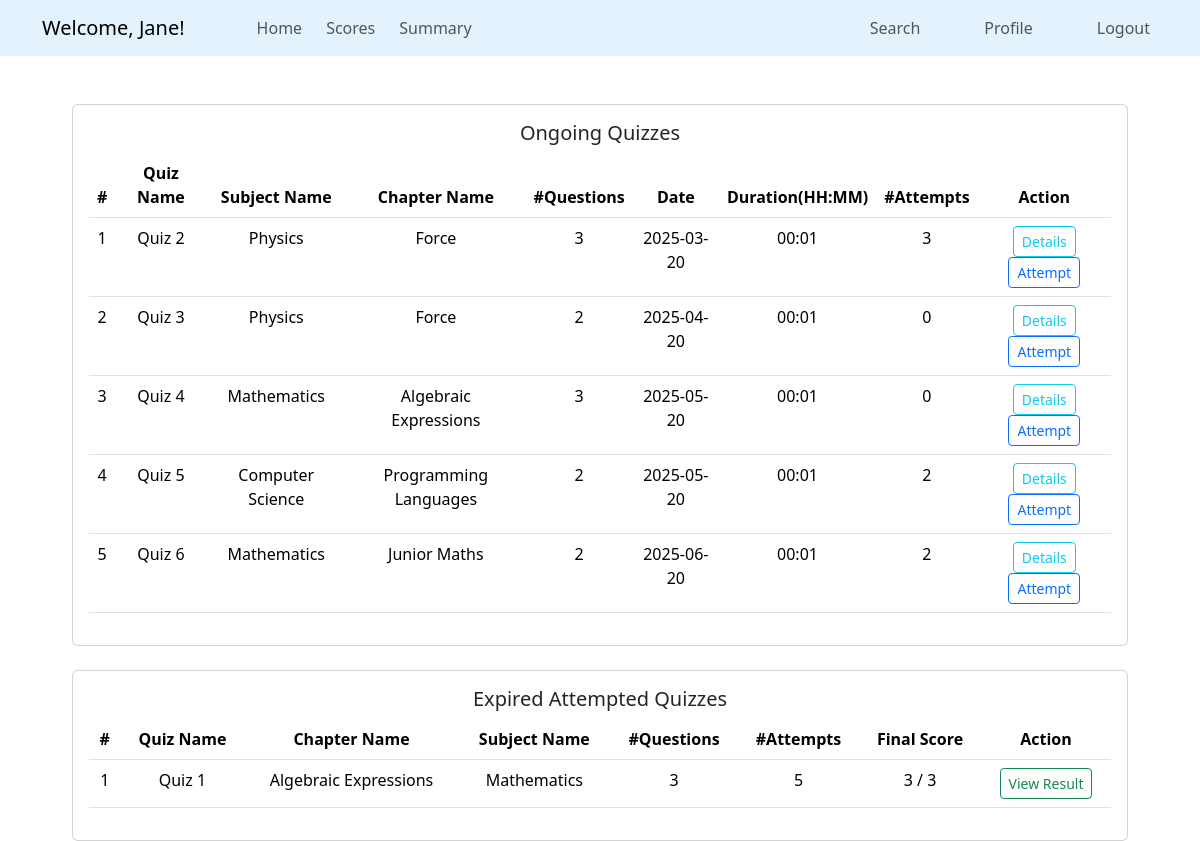
Screenshot of /scores (signed in) with the database file from the repository.
### quizapp/models.py (models this page shows, shortened)
class Quiz(db.Model):
    quizid = db.Column(db.Integer, primary_key = True)
    qname = db.Column(db.String(60), nullable = False)
    dateofquiz = db.Column(db.DateTime, nullable = False)
    timeduration = db.Column(db.Integer, nullable = False)
    remarks = db.Column(db.String(30), nullable = True)
    chapterid = db.Column(db.Integer, db.ForeignKey('chapter.cid'), nullable = False) # (foreign key-chapter)
    question = db.relationship('Questions', backref = 'quiz', lazy = True, cascade = 'all, delete')
    scores = db.relationship('Scores', backref = 'quiz', lazy = True, cascade = 'all, delete')

class Subject(db.Model):
    sid = db.Column(db.Integer, primary_key = True)
    description = db.Column(db.Text, nullable = False)
    sname = db.Column(db.String(60), nullable = False, unique = True)
    chapters = db.relationship('Chapter', backref = 'subject', lazy = True, cascade = 'all, delete')

class Chapter(db.Model):
    cid = db.Column(db.Integer, primary_key = True)
    cname = db.Column(db.String(60), nullable = False)
    description = db.Column(db.Text, nullable = False)
    subjectid = db.Column(db.Integer, db.ForeignKey('subject.sid'), nullable = False)
    quizzes = db.relationship('Quiz', backref = 'chapter', lazy = True, cascade = 'all, delete')

class Scores(db.Model):
    scoreid = db.Column(db.Integer, primary_key = True)
    time_stamp_attempt = db.Column(db.DateTime, nullable = True, default = datetime.now)
    totalscore = db.Column(db.Integer, nullable = False)
    quizid = db.Column(db.Integer, db.ForeignKey('quiz.quizid'), nullable = False)
    userid = db.Column(db.Integer, db.ForeignKey('user.userid'), nullable = False)
    user_input = db.Column(db.Text, nullable = False, default = json.dumps([]))

### quizapp/routes.py (the view)
@app.route('/scores', methods = ['GET', 'POST'])
def scores_dashboard():
    if 'user_id' in session:
        ongoing_quizzes = Quiz.query.filter(Quiz.dateofquiz > today).order_by(Quiz.dateofquiz.asc())
        expired_quizzes = Quiz.query.filter(Quiz.dateofquiz < today).order_by(Quiz.dateofquiz.asc())
        scores = Scores.query.join(Scores.quiz)\
                                .filter(Scores.userid == session['user_id'], Quiz.dateofquiz < today)\
                                .order_by(Scores.time_stamp_attempt.desc())
        expired_quiz_submitted, attempted_quiz_ids, attempt_count = list(), set(), dict()
        for score in scores:
            if score.quizid not in attempted_quiz_ids:
                expired_quiz_submitted.append(score)
                attempted_quiz_ids.add(score.quizid)
            try: attempt_count[score.quizid] += 1
            except: attempt_count[score.quizid] = 1
        expired_quiz_submitted.sort(reverse = False, key = lambda score : score.quiz.dateofquiz)
        unattempted_quizzes = [quiz for quiz in expired_quizzes if quiz.quizid not in attempted_quiz_ids]
        unattempted_quizzes.sort(reverse = True, key = lambda quiz : quiz.dateofquiz)
        wholeQuizAttempts = utils.WholeQuizAttemptCount(session['user_id'])
        return render_template('users/score_dashboard.html', ongoing_quizzes = ongoing_quizzes,
                               expired_quiz_submitted = expired_quiz_submitted,
                               unattempted_quizzes = unattempted_quizzes,
                               attempt_count = attempt_count,
                               wholeQuizAttempts = wholeQuizAttempts)
    flash('Login to access the page', 'danger')
    return redirect(url_for('login'))

### quizapp/utils.py (called while the page is built)
def WholeQuizAttemptCount(user_id):
    print(user_id)
    whole_attempt_count = dict()
    wholeQuizAttempt = Scores.query.filter(Scores.userid == user_id)
    for score in wholeQuizAttempt:
        try: whole_attempt_count[score.quizid] += 1
        except: whole_attempt_count[score.quizid] = 1
    return whole_attempt_count

### quizapp/templates/users/score_dashboard.html (shortened to what this page needs)
{% extends "users/base_dashboard.html" %}
{% block section %}
<section class="container mt-5" style="max-width: 90%;">
    <div class="card text-center">
        <div class="card-body">
            <h5 class="card-title">Ongoing Quizzes</h5>
            <table class="table">
                <thead>
                    <tr>
                        <th>#</th>
                        <th>Quiz Name</th>
                        <th>Subject Name</th>
                        <th>Chapter Name</th>
                        <th>#Questions</th>
                        <th>Date</th>
                        <th>Duration(HH:MM)</th>
                        <th>#Attempts</th>
                        <th>Action</th>
                    </tr>
                </thead>
                <tbody>
                    {% for quiz in ongoing_quizzes%}
                    <tr>
                        <td>{{ loop.index }}</td>
                        <td>{{ quiz.qname }}</td>
                        <td>{{ quiz.chapter.subject.sname }}</td>
                        <td>{{ quiz.chapter.cname }}</td>
                        <td>{{ quiz.question | length }}</td>
                        <td>{{ quiz.dateofquiz.strftime('%Y-%m-%d') }}</td>
                        {% set hour = quiz.timeduration // 3600 %}
                        {% set minute = quiz.timeduration % 3600 // 60 %}
                        <td>{{ "%02d:%02d" % (hour, minute) }}</td>
                        <td>{{ wholeQuizAttempts.get(quiz.quizid, 0) }}</td>
                        <td>
                            <a href="{{url_for('quiz_details', qid = quiz.quizid) }}"
                                class="btn btn-outline-info btn-sm">Details</a>
                            <a href="{{url_for('quiz_attempt', qid = quiz.quizid) }}"
                                class="btn btn-outline-primary btn-sm">Attempt</a>
                        </td>
                    </tr>
                    {% else %}
                    <tr>
                        <td colspan="8" class="text-center text-muted py-3">No ongoing quiz found, try again later!</td>
                    </tr>
                    {% endfor %}
                </tbody>
            </table>
        </div>
    </div>
    {% if expired_quiz_submitted | length > 0 %}
    <div class="card text-center mt-4">
        <div class="card-body">
            <h5 class="card-title">Expired Attempted Quizzes</h5>
            <table class="table">
                <thead>
                    <tr>
                        <th>#</th>
                        <th>Quiz Name</th>
                        <th>Chapter Name</th>
                        <th>Subject Name</th>
                        <th>#Questions</th>
                        <th>#Attempts</th>
                        <th>Final Score</th>
                        <th>Action</th>
                    </tr>
                </thead>
                <tbody>
                    {% for score in expired_quiz_submitted%}
                    <tr>
                        <td>{{ loop.index }}</td>
                        <td>{{ score.quiz.qname }}</td>
                        <td>{{ score.quiz.chapter.cname }}</td>
                        <td>{{ score.quiz.chapter.subject.sname }}</td>
                        <td>{{ score.quiz.question | length }}</td>
                        <td>{{ attempt_count.get(score.quizid, 0) }}</td>
                        <td>{{ score.totalscore }} / {{ score.quiz.question | length }}</td>
                        <td>
                            <a href="{{url_for('view_result', sid = score.scoreid) }}"
                                class="btn btn-outline-success btn-sm">View Result</a>
                        </td>
                    </tr>
                    {% endfor %}
                </tbody>
            </table>
        </div>
    </div>
    {% endif %}
</section>
{% endblock %}

### rows the page displays
Quiz: qname "Quiz 2", chapter.subject.sname "Physics", chapter.cname "Force", question|length "3", dateofquiz "2025-03-20", value "00:01", get "3"
Quiz: qname "Quiz 3", chapter.subject.sname "Physics", chapter.cname "Force", question|length "2", dateofquiz "2025-04-20", value "00:01", get "0"
Quiz: qname "Quiz 4", chapter.subject.sname "Mathematics", chapter.cname "Algebraic Expressions", question|length "3", dateofquiz "2025-05-20", value "00:01", get "0"
Quiz: qname "Quiz 5", chapter.subject.sname "Computer Science", chapter.cname "Programming Languages", question|length "2", dateofquiz "2025-05-20", value "00:01", get "2"
Quiz: qname "Quiz 6", chapter.subject.sname "Mathematics", chapter.cname "Junior Maths", question|length "2", dateofquiz "2025-06-20", value "00:01", get "2"
Scores: quiz.qname "Quiz 1", quiz.chapter.cname "Algebraic Expressions", quiz.chapter.subject.sname "Mathematics", quiz.question|length "3", get "5", totalscore "3"

### other values shown
{{ session.get('user_name') }} "Jane"
